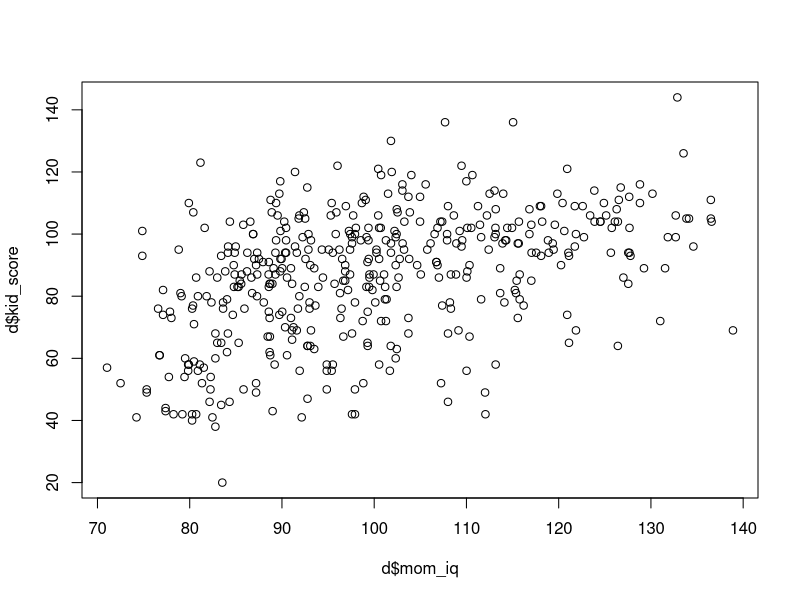
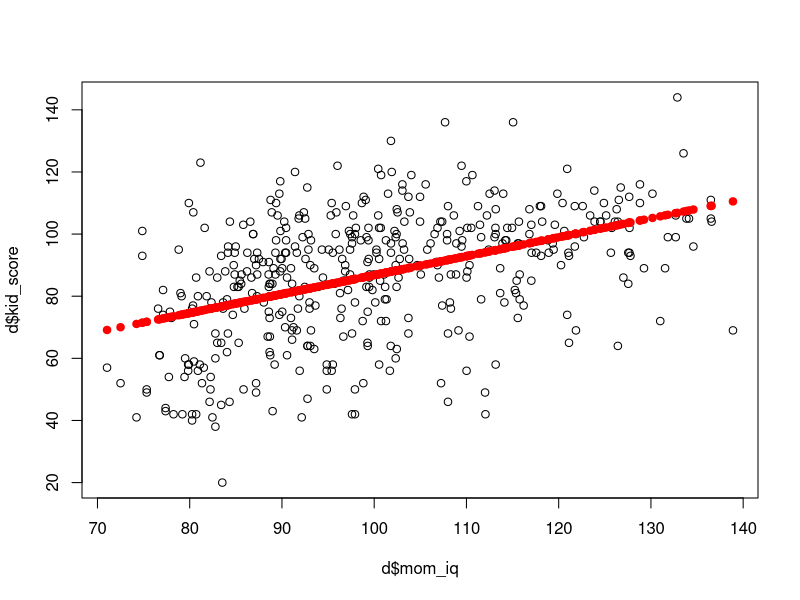
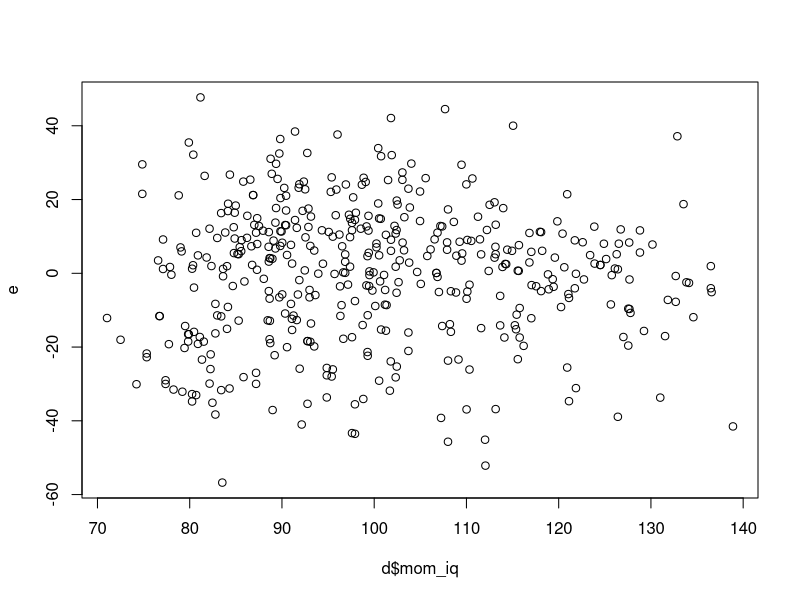

Write the R code that produced these figures, in order.
## ---- chunk 1
d = read.csv("datos/kidiq.csv")
str(d)
## ---- chunk 2
plot(d$mom_iq, d$kid_score)
## ---- chunk 3
y = matrix(d$kid_score, ncol = 1)
head(y)
## ---- chunk 4
n = nrow(d)
X = cbind(rep(1,n), d$mom_iq)
head(X)
## ---- chunk 5
Xt_X = t(X) %*% X
Xt_y = t(X) %*% y
( beta = solve(Xt_X) %*% Xt_y )
## ---- chunk 6
y_e = X %*% beta
## ---- chunk 7
plot(d$mom_iq, d$kid_score)
points(d$mom_iq, y_e, col = "red", pch = 19)
## ---- chunk 8
e = y - y_e
## ---- chunk 9
plot(d$mom_iq, e)
## ---- chunk 10
(RSS = sum(e^2))
## ---- chunk 11
(TSS = sum((y-mean(y))^2))
(R2 = 1 - RSS/TSS)
## ---- chunk 12
(n-1)*var(y)
